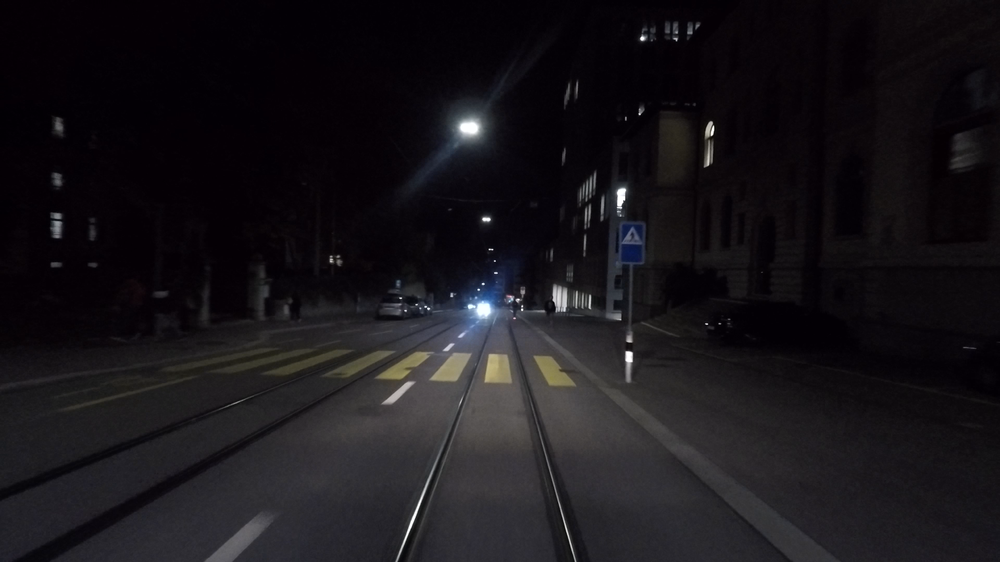
#> input picture data/test_unpaired/example.png, 1000 x 562 px, shrunk from 1920 x 1080 before the run, found by its file name
$ python run_single_image_demo.py
#> lines starting #> are read from the running program, lines starting #| are printed output that depends on the picture; after the words box and inside, x2 and y2 are one past the last pixel; in counts of white or black regions, pixels touching at a corner belong together
### src/data/image_io.py
# src/data/image_io.py

from pathlib import Path
import numpy as np
import cv2

def load_image(path: str | Path, as_float: bool = True) -> np.ndarray:
    """
    Load an RGB image from disk.

    Args:
        path: Path to image file.
        as_float: If True, return float32 array in [0, 1]. Else uint8 in [0, 255].

    Returns:
        np.ndarray of shape (H, W, 3), dtype float32 or uint8.
    """
    img = cv2.imread(str(path), cv2.IMREAD_COLOR)
    if img is None:
        raise FileNotFoundError(path)
    img = cv2.cvtColor(img, cv2.COLOR_BGR2RGB)
    if as_float:
        img = img.astype(np.float32) / 255.0
    return img

def save_image(path: str | Path, img: np.ndarray) -> None:
    """
    Save an RGB image to disk. Accepts [0,1] float or [0,255] uint8.

    Args:
        path: Output path.
        img: Image array (H,W,3).
    """
    path = Path(path)
    path.parent.mkdir(parents=True, exist_ok=True)
    if img.dtype != np.uint8:
        img = np.clip(img, 0.0, 1.0)
        img = (img * 255.0).round().astype(np.uint8)
    bgr = cv2.cvtColor(img, cv2.COLOR_RGB2BGR)
    cv2.imwrite(str(path), bgr)

# [12 lines left out: functions to_float01, to_uint8, not called in this run]

### src/methods/baselines.py
# src/methods/baselines.py

import numpy as np
import cv2

def apply_histogram_equalization(img: np.ndarray) -> np.ndarray:
    """
    Global histogram equalization on the luminance channel.

    Args:
        img: float32 RGB [0,1].

    Returns:
        Equalized RGB image.
    """
    u8 = (np.clip(img, 0, 1) * 255).astype(np.uint8)
    lab = cv2.cvtColor(u8, cv2.COLOR_RGB2LAB)
    L, a, b = cv2.split(lab)
    L_eq = cv2.equalizeHist(L)
    lab_eq = cv2.merge([L_eq, a, b])
    rgb_eq = cv2.cvtColor(lab_eq, cv2.COLOR_LAB2RGB)
    return rgb_eq.astype(np.float32) / 255.0

def apply_clahe(img: np.ndarray, clip_limit: float = 1.5, tile_grid_size=(16, 16)) -> np.ndarray:
    """
    CLAHE on luminance channel.

    Args:
        img: float32 RGB [0,1].

    Returns:
        CLAHE-enhanced RGB image.
    """
    u8 = (np.clip(img, 0, 1) * 255).astype(np.uint8)
    lab = cv2.cvtColor(u8, cv2.COLOR_RGB2LAB)
    L, a, b = cv2.split(lab)
    clahe = cv2.createCLAHE(clipLimit=clip_limit, tileGridSize=tile_grid_size)
    L_clahe = clahe.apply(L)
    lab_clahe = cv2.merge([L_clahe, a, b])
    rgb_clahe = cv2.cvtColor(lab_clahe, cv2.COLOR_LAB2RGB)
    return rgb_clahe.astype(np.float32) / 255.0

def apply_gamma(img: np.ndarray, gamma: float = 0.6) -> np.ndarray:
    """
    Global gamma correction.

    Args:
        img: float32 RGB [0,1].
        gamma: gamma exponent (<1 brightens, >1 darkens).

    Returns:
        Gamma-corrected image.
    """
    img = np.clip(img, 0.0, 1.0)
    return img ** gamma

# [43 lines left out: functions apply_simple_retinex, lime_enhance_simplified, not called in this run]

### src/methods/illumination.py
# src/methods/illumination.py

import numpy as np
from typing import Tuple
from skimage.restoration import denoise_tv_chambolle

def estimate_illumination_max_rgb(img: np.ndarray) -> np.ndarray:
    """
    Initial illumination estimate using Max-RGB.

    Args:
        img: float32 RGB image in [0,1], shape (H,W,3).

    Returns:
        Illumination map T0, shape (H,W), float32 in [0,1].
    """
    assert img.ndim == 3 and img.shape[2] == 3
    T0 = img.max(axis=2)
    return T0.astype(np.float32)

def refine_illumination_tv(T0: np.ndarray, weight: float = 0.1, n_iter: int = 100) -> np.ndarray:
    """
    Refine illumination map using total-variation denoising for smoothness.

    Args:
        T0: Initial illumination (H,W).
        weight: TV weight parameter.
        n_iter: Number of iterations.

    Returns:
        Refined illumination T (H,W).
    """
    T = denoise_tv_chambolle(T0, weight=weight, max_num_iter=n_iter)
    return T.astype(np.float32)

def normalize_illumination(T: np.ndarray, eps: float = 1e-6) -> np.ndarray:
    """
    Normalize illumination to [0,1].

    Args:
        T: Illumination map (H,W).

    Returns:
        Normalized illumination T_norm in [0,1].
    """
    t_min = float(T.min())
    t_max = float(T.max())
    T_norm = (T - t_min) / (t_max - t_min + eps)
    return T_norm.astype(np.float32)

### src/methods/attention.py
# src/methods/attention.py

import numpy as np
from src.config import ILLUM_ALPHA, GAMMA_MIN, GAMMA_MAX

# [15 lines left out: function compute_darkness_attention, not called in this run]

def map_attention_to_gamma(
        attention: np.ndarray,
        gamma_min: float = 0.7,
        gamma_max: float = 1.0,
) -> np.ndarray:
    """
    Map attention to gamma in a gentler, piecewise way, respecting the input ranges.

    Logic:
      - Very dark (A > 0.7): gamma scales from gamma_mid -> gamma_min
      - Medium (0.3 < A <= 0.7): gamma scales from gamma_max -> gamma_mid
      - Bright (A <= 0.3): gamma = gamma_max

    This preserves the 'knee' shape but allows gamma_min to actually drive the brightness.
    """
    A = np.clip(attention, 0.0, 1.0)
    gamma = np.full_like(A, gamma_max, dtype=np.float32)

    # Calculate an intermediate gamma value to maintain the piecewise curve
    # Originally: min=0.75, max=1.0 -> mid=0.85. (0.85 is ~40% up from min)
    gamma_range = gamma_max - gamma_min
    gamma_mid = gamma_min + (0.4 * gamma_range)

    # 1. Medium Dark (0.3 < A <= 0.7)
    # Interpolate between gamma_max (at A=0.3) and gamma_mid (at A=0.7)
    mask_med = (A > 0.3) & (A <= 0.7)
    if np.any(mask_med):
        # Normalized position in this band (0.0 at A=0.3, 1.0 at A=0.7)
        t = (A[mask_med] - 0.3) / (0.7 - 0.3 + 1e-6)
        # Linearly interpolate
        gamma[mask_med] = gamma_max - t * (gamma_max - gamma_mid)

    # 2. Very Dark (A > 0.7)
    # Interpolate between gamma_mid (at A=0.7) and gamma_min (at A=1.0)
    mask_dark = A > 0.7
    if np.any(mask_dark):
        # Normalized position in this band (0.0 at A=0.7, 1.0 at A=1.0)
        t = (A[mask_dark] - 0.7) / (1.0 - 0.7 + 1e-6)
        # Linearly interpolate
        gamma[mask_dark] = gamma_mid - t * (gamma_mid - gamma_min)

    return gamma

def attention_mask_for_clahe(attention: np.ndarray, thresh: float = 0.5) -> np.ndarray:
    """
    Binary mask indicating where to apply local contrast enhancement.

    Args:
        attention: Attention map [0,1].
        thresh: Threshold; values > thresh considered dark enough for CLAHE.

    Returns:
        Boolean mask (H,W).
    """
    return (attention > thresh)

def compute_scaled_attention(T_norm: np.ndarray, alpha: float = 1.0) -> np.ndarray:
    """
    SIAM-style scaled illumination attention.
    Assume T_norm is illumination in [0,1] (higher = brighter).
    first build naive Att = 1 - T_norm, then scale:
      S_Att = -Att * (Att - 2)
    apply alpha exponent to tweak shape.
    """
    I = np.clip(T_norm, 0.0, 1.0)
    Att = 1.0 - I
    S_Att = -Att * (Att - 2.0)  # Eq. (3) in paper
    if alpha != 1.0:
        S_Att = np.clip(S_Att, 0.0, 1.0) ** alpha
    return np.clip(S_Att, 0.0, 1.0).astype(np.float32)

### src/methods/enhancement.py
# src/methods/enhancement.py

import numpy as np
from .illumination import estimate_illumination_max_rgb, refine_illumination_tv, normalize_illumination
from .attention import compute_scaled_attention, compute_darkness_attention, map_attention_to_gamma, attention_mask_for_clahe
from .denoising import bilateral_denoise, attention_weighted_blend
from .baselines import apply_clahe
from dataclasses import dataclass


@dataclass
class IllumAttentionParams:
    # attention
    alpha: float = 1
    use_scaled_attention: bool = True   # vs naive darkness attention

    # gamma mapping
    gamma_min: float = 0.7
    gamma_max: float = 1.0

    # CLAHE
    use_clahe: bool = True
    clahe_thresh: float = 0.99
    clahe_clip_limit: float = 1.0

    # denoising
    use_denoise: bool = True
    denoise_strength: float = 0.9  # multiplier on attention during blend

    # illumination refinement
    tv_weight: float = 0.1
    tv_iter: int = 50

def enhance_with_illumination_attention(
        img: np.ndarray,
        params: IllumAttentionParams | None = None,
) -> dict:
    if params is None:
        #print("Using default illumination params")
        # Update defaults for NIGHT MODE
        params = IllumAttentionParams()

    I = np.clip(img, 0.0, 1.0)

    # 1) Illumination
    T0 = estimate_illumination_max_rgb(I)
    T = refine_illumination_tv(T0, weight=params.tv_weight, n_iter=params.tv_iter)
    T_norm = normalize_illumination(T)

    # 2) Attention (SIAM)
    if params.use_scaled_attention:
        A = compute_scaled_attention(T_norm, alpha=params.alpha)
    else:
        A = compute_darkness_attention(T_norm, alpha=params.alpha)

    # 3) Gamma Mapping
    gamma_map = map_attention_to_gamma(A, gamma_min=params.gamma_min, gamma_max=params.gamma_max)
    img_gamma = _apply_per_pixel_gamma(I, gamma_map)

    # 4) CLAHE & Denoising Swap
    if params.use_denoise:
        # Denoise base enhancement first
        img_clean = bilateral_denoise(img_gamma)
    else:
        img_clean = img_gamma

    # 5) CLAHE
    if params.use_clahe:
        mask = attention_mask_for_clahe(A, thresh=params.clahe_thresh)
        img_final = _apply_clahe_masked(img_clean, mask, clip_limit=params.clahe_clip_limit)
    else:
        img_final = img_clean

    # 6) Final Blend
    blend_factor = params.denoise_strength # Increase blend for night to see more result
    img_residual = (1 - blend_factor * A[..., None]) * I + (blend_factor * A[..., None]) * img_final

    return {
        "illumination": T,
        "attention": A,
        "gamma_map": gamma_map,
        "enhanced_gamma": img_gamma,
        "enhanced_final": np.clip(img_residual, 0.0, 1.0),
    }

def _apply_per_pixel_gamma(img: np.ndarray, gamma_map: np.ndarray) -> np.ndarray:
    """Apply per-pixel gamma correction given a gamma map."""
    eps = 1e-6
    return np.power(np.clip(img, 0.0, 1.0) + eps, gamma_map[..., None])

def _apply_clahe_masked(img: np.ndarray, mask: np.ndarray, clip_limit: float) -> np.ndarray:
    """
    Apply CLAHE only in masked regions. Simple way:
      - Apply CLAHE globally
      - Blend: mask * clahe + (1-mask) * original
    """
    clahe_img = apply_clahe(img, clip_limit=clip_limit)
    mask3 = mask[..., None].astype(np.float32)
    return mask3 * clahe_img + (1.0 - mask3) * img

### src/methods/denoising.py
# src/methods/denoising.py

import numpy as np
import cv2
from src.config import BILATERAL_SIGMA_COLOR, BILATERAL_SIGMA_SPACE

def bilateral_denoise(
    img: np.ndarray,
    d: int = 9,
    sigma_color: float = BILATERAL_SIGMA_COLOR,
    sigma_space: float = BILATERAL_SIGMA_SPACE
) -> np.ndarray:
    """
    Apply bilateral filter to RGB image (channel-wise).

    Args:
        sigma_space:
        sigma_color:
        img: float32 RGB [0,1].

    Returns:
        Denoised image.
    """
    u8 = (np.clip(img, 0, 1) * 255).astype(np.uint8)
    out = np.zeros_like(u8)
    for c in range(3):
        out[..., c] = cv2.bilateralFilter(u8[..., c], d, sigma_color, sigma_space)
    return out.astype(np.float32) / 255.0

# [18 lines left out: function attention_weighted_blend, not called in this run]

### scripts/run_single_image_demo.py
# scripts/run_single_image_demo.py

from pathlib import Path
from src.data.image_io import load_image, save_image
from src.methods.baselines import apply_histogram_equalization, apply_clahe, apply_gamma
from src.methods.enhancement import enhance_with_illumination_attention

def main():
    img_path = Path("data/test_unpaired/example.png")
    img = load_image(img_path)
#> in load_image, img is the input picture: shape (562, 1000, 3); mean B, G, R 25.4, 21.3, 24.1

    he = apply_histogram_equalization(img)
#> in apply_histogram_equalization, `lab = cv2.cvtColor(u8, cv2.COLOR_RGB2LAB)`: lab: shape (562, 1000, 3); mean of channels 0, 1, 2 21.8, 129.4, 126.1
#> in apply_histogram_equalization, `L, a, b = cv2.split(lab)`:
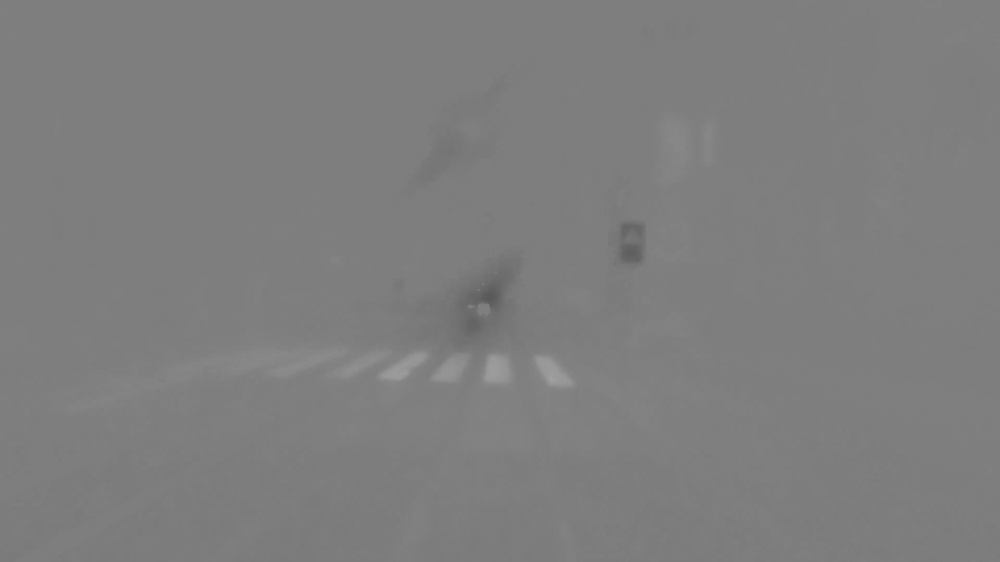
#> b: shape (562, 1000); min 90, max 162, mean 126.1
#> in apply_histogram_equalization, `L_eq = cv2.equalizeHist(L)`:
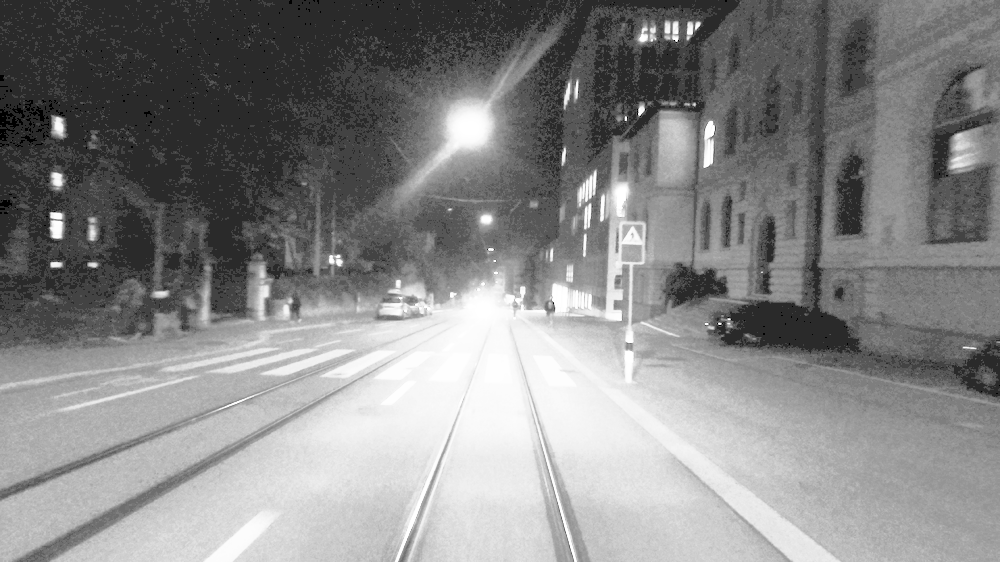
#> L_eq: shape (562, 1000); min 0, max 255, mean 134.1
#> in apply_histogram_equalization, `lab_eq = cv2.merge([L_eq, a, b])`: lab_eq: shape (562, 1000, 3); mean of channels 0, 1, 2 134.1, 129.4, 126.1
    clahe = apply_clahe(img)
#> in apply_clahe, `lab_clahe = cv2.merge([L_clahe, a, b])`: lab_clahe: shape (562, 1000, 3); mean of channels 0, 1, 2 32.5, 129.4, 126.1
    gamma = apply_gamma(img, gamma=0.6)

    result = enhance_with_illumination_attention(img)
#> in normalize_illumination, `t_min = float(T.min())`: t_min = 0.0166
#> in normalize_illumination, `t_max = float(T.max())`: t_max = 0.979
#> in compute_scaled_attention, `Att = 1.0 - I`:
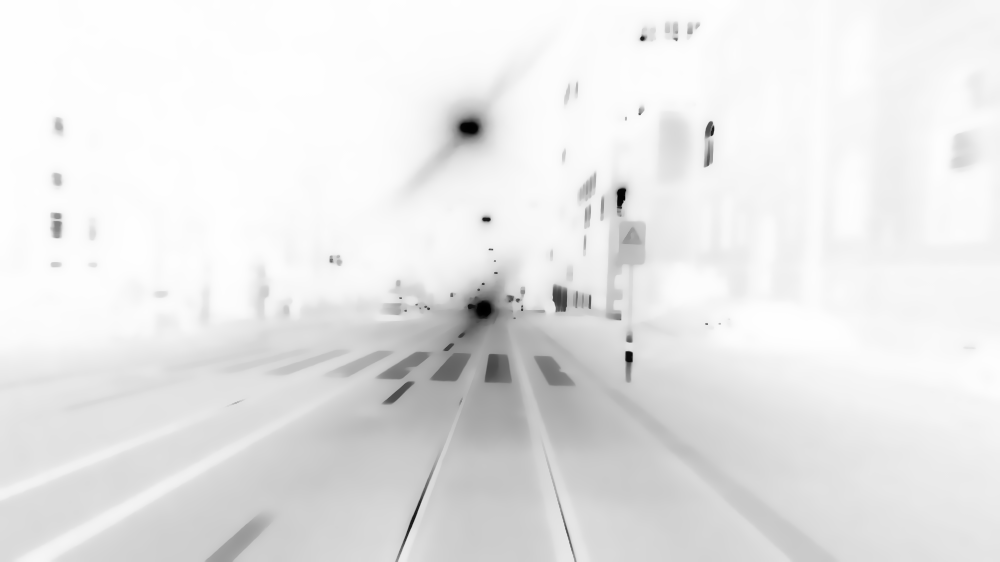
#> Att: shape (562, 1000) float32; min 1.07e-06, max 1, mean 0.911
#> in map_attention_to_gamma, `mask_med = (A > 0.3) & (A <= 0.7)`:
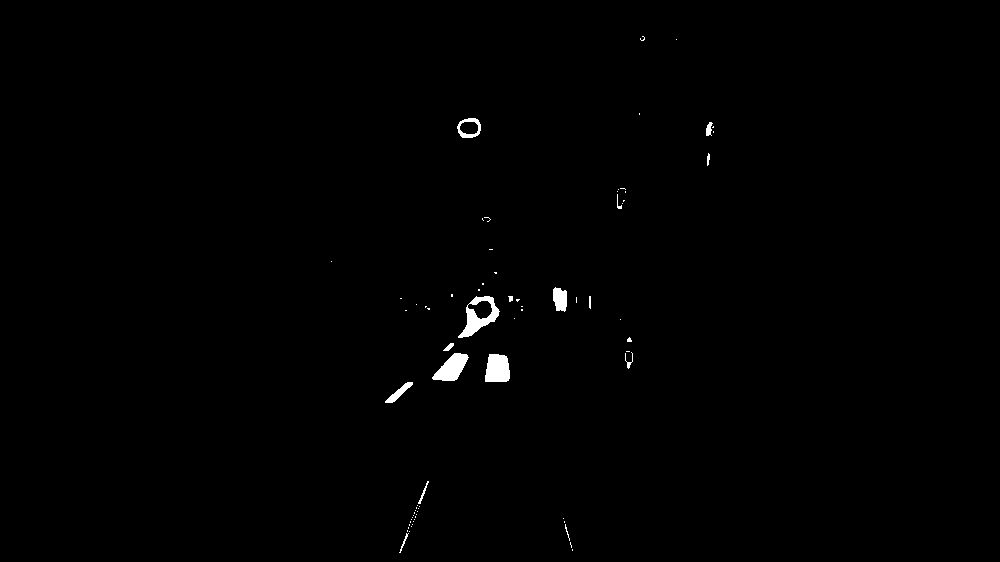
#> mask_med: shape (562, 1000) bool; 0.55% white; 73 white regions (57 under 20 px), largest, box (x1, y1, x2, y2) and area: (458, 296, 500, 338) 688, (485, 354, 510, 382) 608, (432, 353, 469, 381) 597
#> in map_attention_to_gamma, `t = (A[mask_med] - 0.3) / (0.7 - 0.3 + 1e-6)`: t = 3103 values, max 1 at index 21, min 0.00075 at index 140, mean 0.698
#> in map_attention_to_gamma, `mask_dark = A > 0.7`: mask_dark: shape (562, 1000) bool; 99.3% white; 41 black regions (25 under 20 px), largest, box (x1, y1, x2, y2) and area: (458, 296, 500, 338) 958, (485, 354, 510, 382) 608, (432, 353, 469, 381) 597
#> in map_attention_to_gamma, `gamma[mask_dark] = gamma_mid - t * (gamma_mid - gamma_min)`:
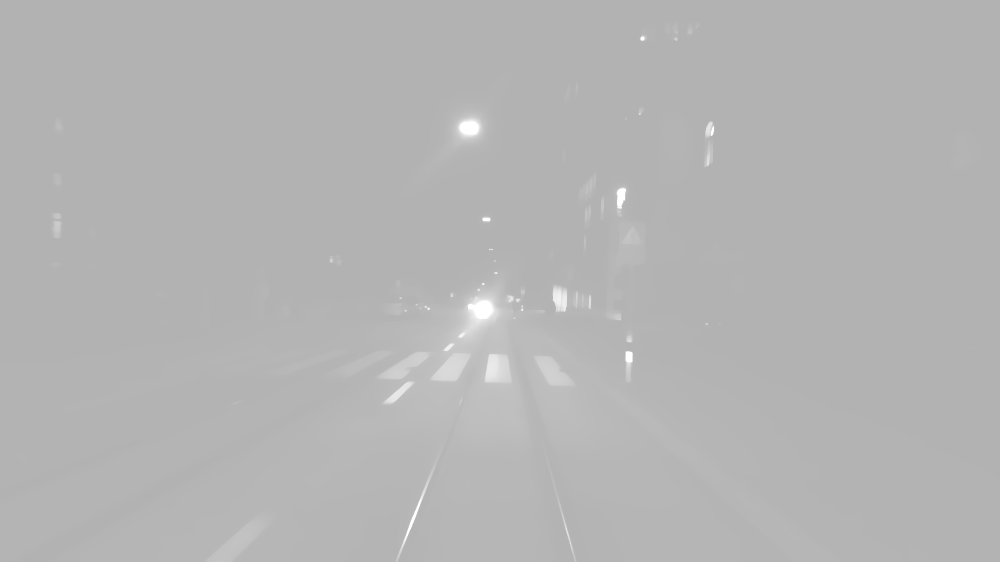
#> gamma: shape (562, 1000) float32; min 0.7, max 1, mean 0.707
#> in attention_mask_for_clahe, `return (attention > thresh)`:
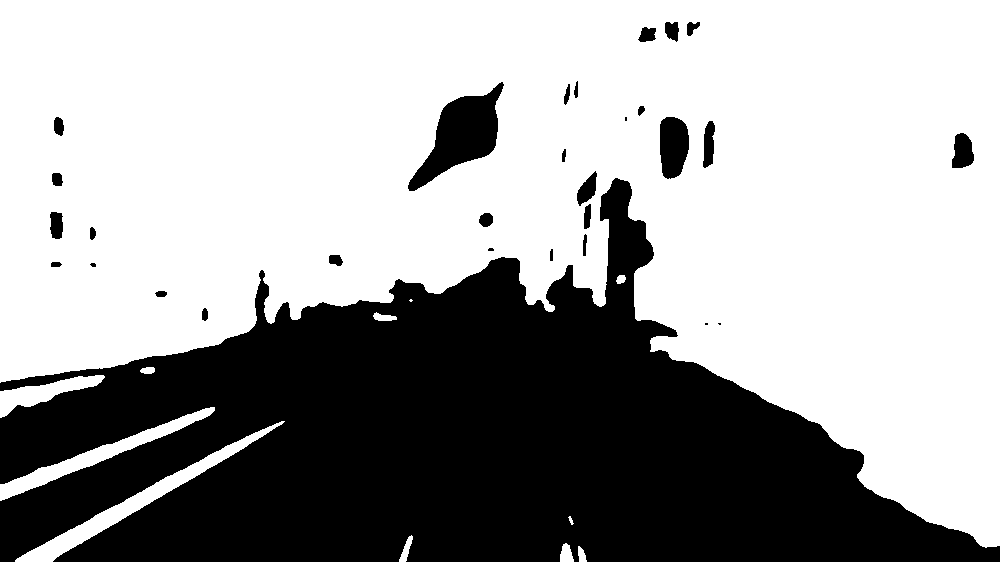
#> returned value: shape (562, 1000) bool; 63.9% white; 30 black regions (5 under 20 px), largest, box (x1, y1, x2, y2) and area: (0, 178, 1000, 562) 193304, (408, 82, 504, 191) 4488, (660, 117, 689, 179) 1485
#> call 2 of apply_clahe, with clip_limit = 1, tile_grid_size = (16, 16)
#> in apply_clahe (call 2), `lab = cv2.cvtColor(u8, cv2.COLOR_RGB2LAB)`: lab: shape (562, 1000, 3); mean of channels 0, 1, 2 40.2, 131.9, 124.5
#> in apply_clahe (call 2), `L_clahe = clahe.apply(L)`:
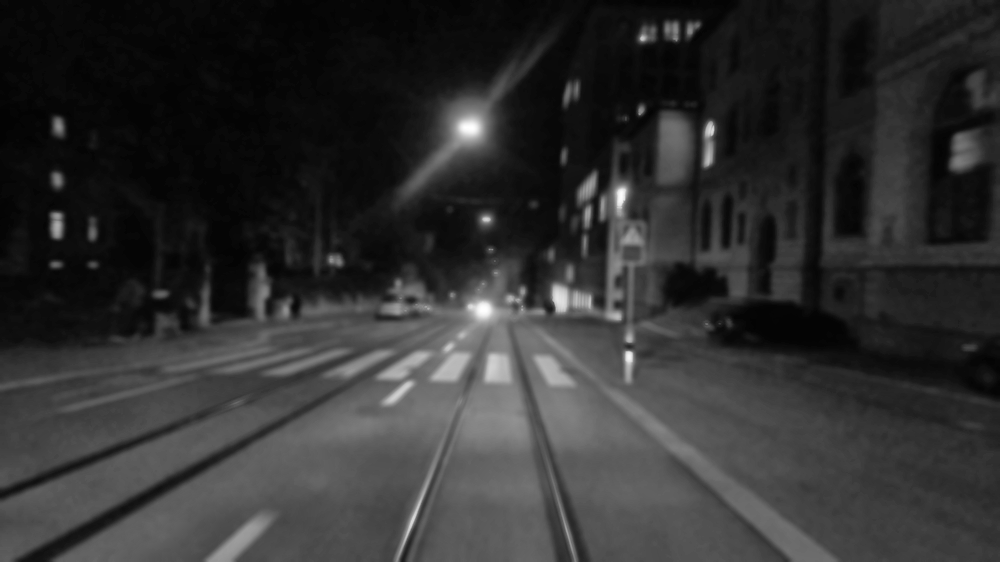
#> L_clahe: shape (562, 1000); min 3, max 255, mean 48.3
#> in apply_clahe (call 2), `lab_clahe = cv2.merge([L_clahe, a, b])`: lab_clahe: shape (562, 1000, 3); mean of channels 0, 1, 2 48.3, 131.9, 124.5
#> result = 5 items
    illum_att = result["enhanced_final"]

    out_dir = Path("data/results/single_image")
    save_image(out_dir / "input.png", img)
    save_image(out_dir / "he.png", he)
    save_image(out_dir / "clahe.png", clahe)
    save_image(out_dir / "gamma06.png", gamma)
    save_image(out_dir / "illum_attention.png", illum_att)

if __name__ == "__main__":
    main()
